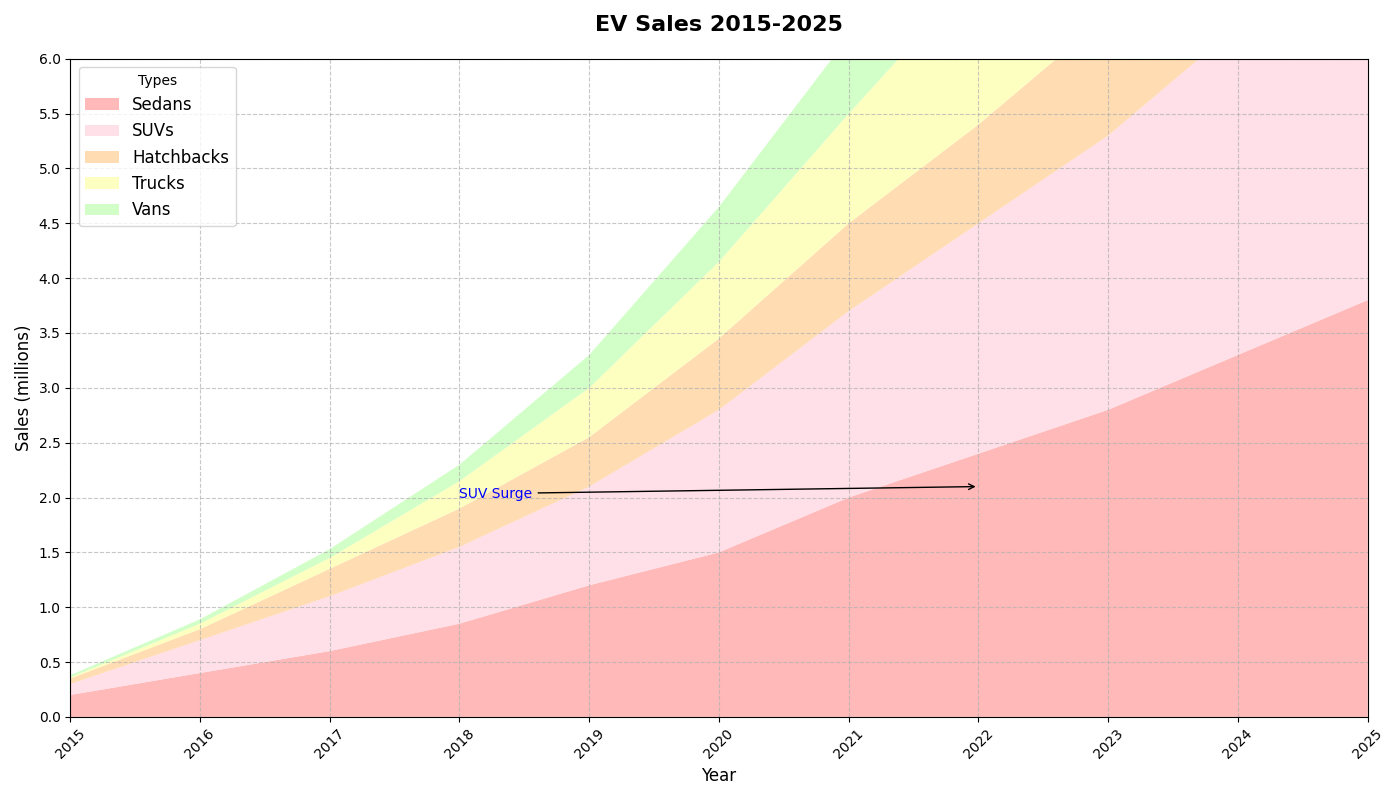

The Python source for this figure:
import matplotlib.pyplot as plt
import numpy as np

years = np.arange(2015, 2026)

# Sales data (in millions) for each type of electric vehicle
sedans_sales = np.array([0.2, 0.4, 0.6, 0.85, 1.2, 1.5, 2.0, 2.4, 2.8, 3.3, 3.8])
suvs_sales = np.array([0.1, 0.3, 0.5, 0.7, 0.9, 1.3, 1.7, 2.1, 2.5, 3.0, 3.5])
hatchbacks_sales = np.array([0.05, 0.1, 0.25, 0.35, 0.45, 0.65, 0.8, 0.9, 1.1, 1.3, 1.4])
trucks_sales = np.array([0.01, 0.05, 0.1, 0.25, 0.45, 0.7, 1.0, 1.4, 1.8, 2.2, 2.6])
vans_sales = np.array([0.02, 0.04, 0.08, 0.15, 0.3, 0.5, 0.7, 0.9, 1.2, 1.5, 1.9])

sales_data = np.vstack([sedans_sales, suvs_sales, hatchbacks_sales, trucks_sales, vans_sales])
colors = ['#ffadad', '#ffdae4', '#ffd6a5', '#fdffb6', '#caffbf']

fig, ax = plt.subplots(figsize=(14, 8))

ax.stackplot(years, sales_data, labels=['Sedans', 'SUVs', 'Hatchbacks', 'Trucks', 'Vans'], colors=colors, alpha=0.85)

# Customize the chart
ax.set_title('EV Sales 2015-2025', fontsize=16, fontweight='bold', pad=20)
ax.set_xlabel('Year', fontsize=12)
ax.set_ylabel('Sales (millions)', fontsize=12)

# Add grid and legend
ax.grid(linestyle='--', alpha=0.7)
ax.legend(loc='upper left', fontsize=12, title='Types')

ax.set_xticks(years)
ax.set_yticks(np.arange(0, 6.1, 0.5))
ax.set_xlim(2015, 2025)
ax.set_ylim(0, 6)

plt.xticks(rotation=45)

ax.annotate('SUV Surge', xy=(2022, suvs_sales[7]), xytext=(2018, 2), 
            arrowprops=dict(facecolor='black', arrowstyle='->'),
            fontsize=10, color='blue')

plt.tight_layout()

plt.show()
